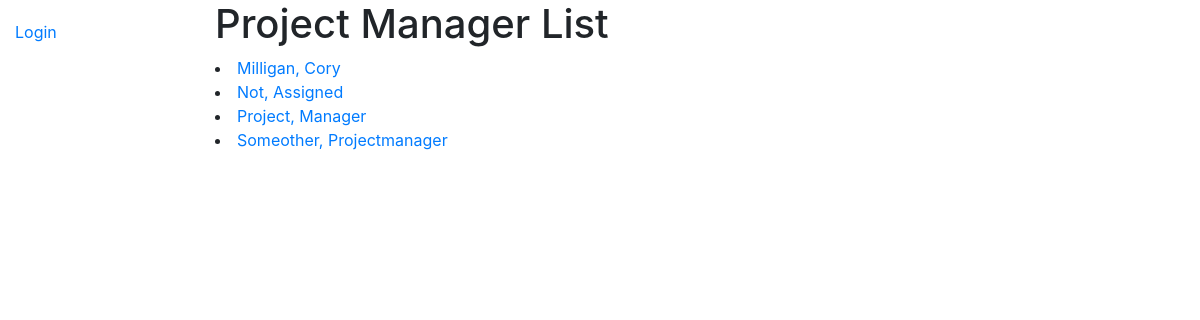
The page /catalog/prjmgrs/ on the database its author committed.
### catalog/models.py (models this page shows, shortened)
class PrjMgr(models.Model):
    first_name = models.CharField(max_length=100)
    last_name = models.CharField(max_length=100)
    emp_num = models.AutoField(primary_key=True)
    date_of_birth = models.DateField(null=True, blank=True)
    date_joined = models.DateField('joined', null=True, blank=True)
    class Meta:
        ordering = ['last_name', 'first_name']
    def get_absolute_url(self):
        return reverse('prjmgr-detail', args=[str(self.emp_num)])

### catalog/views.py (the view)
# urls.py: path('prjmgrs/', views.PrjMgrListView.as_view(), name='prjmgrs'),
class PrjMgrListView(generic.ListView):  # View function for project manager list view.
    model = PrjMgr

### catalog/templates/catalog/prjmgr_list.html
{% extends "base_generic.html" %}
{% block content %}
  <h1>Project Manager List</h1>
  {% if prjmgr_list %}
      {% for prjmgr in prjmgr_list %}
      <li>
        <a href="{{ prjmgr.get_absolute_url }}">{{ prjmgr.last_name }}, {{prjmgr.first_name}}</a>
      </li>
      {% endfor %}
  {% else %}
    <p>There are no project managers in the system.</p>
  {% endif %}
{% endblock %}

### rows shown on the page
PrjMgr: last_name "Milligan", first_name "Cory"
PrjMgr: last_name "Not", first_name "Assigned"
PrjMgr: last_name "Project", first_name "Manager"
PrjMgr: last_name "Someother", first_name "Projectmanager"
